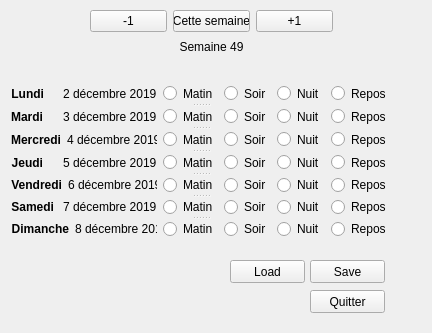
<?xml version="1.0" encoding="UTF-8"?>
<ui version="4.0">
 <class>Form</class>
 <widget class="QWidget" name="Form">
  <property name="geometry">
   <rect>
    <x>0</x>
    <y>0</y>
    <width>432</width>
    <height>333</height>
   </rect>
  </property>
  <property name="windowTitle">
   <string>Form</string>
  </property>
  <property name="layoutDirection">
   <enum>Qt::LeftToRight</enum>
  </property>
  <property name="autoFillBackground">
   <bool>false</bool>
  </property>
  <widget class="QPushButton" name="pushButton_quitter">
   <property name="geometry">
    <rect>
     <x>310</x>
     <y>290</y>
     <width>75</width>
     <height>23</height>
    </rect>
   </property>
   <property name="text">
    <string>Quitter</string>
   </property>
  </widget>
  <widget class="QWidget" name="layoutWidget">
   <property name="geometry">
    <rect>
     <x>90</x>
     <y>10</y>
     <width>243</width>
     <height>46</height>
    </rect>
   </property>
   <layout class="QVBoxLayout" name="verticalLayout">
    <item>
     <layout class="QHBoxLayout" name="horizontalLayout_10">
      <item>
       <widget class="QPushButton" name="pushButton_5">
        <property name="text">
         <string>-1</string>
        </property>
       </widget>
      </item>
      <item>
       <widget class="QPushButton" name="pushButton">
        <property name="text">
         <string>Cette semaine</string>
        </property>
       </widget>
      </item>
      <item>
       <widget class="QPushButton" name="pushButton_4">
        <property name="text">
         <string>+1</string>
        </property>
       </widget>
      </item>
     </layout>
    </item>
    <item>
     <widget class="QLabel" name="label_semaine">
      <property name="text">
       <string>Semaine 49</string>
      </property>
      <property name="alignment">
       <set>Qt::AlignCenter</set>
      </property>
     </widget>
    </item>
   </layout>
  </widget>
  <widget class="QPushButton" name="pushButton_enregistrer">
   <property name="geometry">
    <rect>
     <x>310</x>
     <y>260</y>
     <width>75</width>
     <height>23</height>
    </rect>
   </property>
   <property name="text">
    <string>Save</string>
   </property>
  </widget>
  <widget class="QPushButton" name="pushButton_reset">
   <property name="geometry">
    <rect>
     <x>230</x>
     <y>260</y>
     <width>75</width>
     <height>23</height>
    </rect>
   </property>
   <property name="text">
    <string>Load</string>
   </property>
  </widget>
  <widget class="QSplitter" name="splitter">
   <property name="geometry">
    <rect>
     <x>11</x>
     <y>84</y>
     <width>380</width>
     <height>154</height>
    </rect>
   </property>
   <property name="orientation">
    <enum>Qt::Vertical</enum>
   </property>
   <widget class="QWidget" name="layoutWidget">
    <layout class="QHBoxLayout" name="horizontalLayout">
     <item>
      <widget class="QLabel" name="label">
       <property name="font">
        <font>
         <weight>75</weight>
         <bold>true</bold>
        </font>
       </property>
       <property name="text">
        <string>Lundi</string>
       </property>
       <property name="alignment">
        <set>Qt::AlignRight|Qt::AlignTrailing|Qt::AlignVCenter</set>
       </property>
      </widget>
     </item>
     <item>
      <spacer name="horizontalSpacer">
       <property name="orientation">
        <enum>Qt::Horizontal</enum>
       </property>
       <property name="sizeHint" stdset="0">
        <size>
         <width>18</width>
         <height>20</height>
        </size>
       </property>
      </spacer>
     </item>
     <item>
      <widget class="QLabel" name="label_lundi">
       <property name="text">
        <string>2 décembre 2019</string>
       </property>
      </widget>
     </item>
     <item>
      <widget class="QRadioButton" name="radioButton_lundi_matin">
       <property name="text">
        <string>Matin</string>
       </property>
      </widget>
     </item>
     <item>
      <widget class="QRadioButton" name="radioButton_lundi_soir">
       <property name="text">
        <string>Soir</string>
       </property>
      </widget>
     </item>
     <item>
      <widget class="QRadioButton" name="radioButton_lundi_nuit">
       <property name="text">
        <string>Nuit</string>
       </property>
      </widget>
     </item>
     <item>
      <widget class="QRadioButton" name="radioButton_lundi_repos">
       <property name="text">
        <string>Repos</string>
       </property>
      </widget>
     </item>
    </layout>
   </widget>
   <widget class="QWidget" name="layoutWidget">
    <layout class="QHBoxLayout" name="horizontalLayout_8">
     <item>
      <widget class="QLabel" name="label_7">
       <property name="font">
        <font>
         <weight>75</weight>
         <bold>true</bold>
        </font>
       </property>
       <property name="text">
        <string>Mardi</string>
       </property>
       <property name="alignment">
        <set>Qt::AlignRight|Qt::AlignTrailing|Qt::AlignVCenter</set>
       </property>
      </widget>
     </item>
     <item>
      <spacer name="horizontalSpacer_7">
       <property name="orientation">
        <enum>Qt::Horizontal</enum>
       </property>
       <property name="sizeHint" stdset="0">
        <size>
         <width>18</width>
         <height>20</height>
        </size>
       </property>
      </spacer>
     </item>
     <item>
      <widget class="QLabel" name="label_mardi">
       <property name="text">
        <string>3 décembre 2019</string>
       </property>
      </widget>
     </item>
     <item>
      <widget class="QRadioButton" name="radioButton_mardi_matin">
       <property name="text">
        <string>Matin</string>
       </property>
      </widget>
     </item>
     <item>
      <widget class="QRadioButton" name="radioButton_mardi_soir">
       <property name="text">
        <string>Soir</string>
       </property>
      </widget>
     </item>
     <item>
      <widget class="QRadioButton" name="radioButton_mardi_nuit">
       <property name="text">
        <string>Nuit</string>
       </property>
      </widget>
     </item>
     <item>
      <widget class="QRadioButton" name="radioButton_mardi_repos">
       <property name="text">
        <string>Repos</string>
       </property>
      </widget>
     </item>
    </layout>
   </widget>
   <widget class="QWidget" name="layoutWidget">
    <layout class="QHBoxLayout" name="horizontalLayout_6">
     <item>
      <widget class="QLabel" name="label_3">
       <property name="font">
        <font>
         <weight>75</weight>
         <bold>true</bold>
        </font>
       </property>
       <property name="text">
        <string>Mercredi</string>
       </property>
       <property name="alignment">
        <set>Qt::AlignRight|Qt::AlignTrailing|Qt::AlignVCenter</set>
       </property>
      </widget>
     </item>
     <item>
      <spacer name="horizontalSpacer_3">
       <property name="orientation">
        <enum>Qt::Horizontal</enum>
       </property>
       <property name="sizeHint" stdset="0">
        <size>
         <width>18</width>
         <height>20</height>
        </size>
       </property>
      </spacer>
     </item>
     <item>
      <widget class="QLabel" name="label_mercredi">
       <property name="text">
        <string>4 décembre 2019</string>
       </property>
      </widget>
     </item>
     <item>
      <widget class="QRadioButton" name="radioButton_mercredi_matin">
       <property name="text">
        <string>Matin</string>
       </property>
      </widget>
     </item>
     <item>
      <widget class="QRadioButton" name="radioButton_mercredi_soir">
       <property name="text">
        <string>Soir</string>
       </property>
      </widget>
     </item>
     <item>
      <widget class="QRadioButton" name="radioButton_mercredi_nuit">
       <property name="text">
        <string>Nuit</string>
       </property>
      </widget>
     </item>
     <item>
      <widget class="QRadioButton" name="radioButton_mercredi_repos">
       <property name="text">
        <string>Repos</string>
       </property>
      </widget>
     </item>
    </layout>
   </widget>
   <widget class="QWidget" name="layoutWidget">
    <layout class="QHBoxLayout" name="horizontalLayout_9">
     <item>
      <widget class="QLabel" name="label_9">
       <property name="font">
        <font>
         <weight>75</weight>
         <bold>true</bold>
        </font>
       </property>
       <property name="text">
        <string>Jeudi</string>
       </property>
       <property name="alignment">
        <set>Qt::AlignRight|Qt::AlignTrailing|Qt::AlignVCenter</set>
       </property>
      </widget>
     </item>
     <item>
      <spacer name="horizontalSpacer_9">
       <property name="orientation">
        <enum>Qt::Horizontal</enum>
       </property>
       <property name="sizeHint" stdset="0">
        <size>
         <width>18</width>
         <height>20</height>
        </size>
       </property>
      </spacer>
     </item>
     <item>
      <widget class="QLabel" name="label_jeudi">
       <property name="text">
        <string>5 décembre 2019</string>
       </property>
      </widget>
     </item>
     <item>
      <widget class="QRadioButton" name="radioButton_jeudi_matin">
       <property name="text">
        <string>Matin</string>
       </property>
      </widget>
     </item>
     <item>
      <widget class="QRadioButton" name="radioButton_jeudi_soir">
       <property name="text">
        <string>Soir</string>
       </property>
      </widget>
     </item>
     <item>
      <widget class="QRadioButton" name="radioButton_jeudi_nuit">
       <property name="text">
        <string>Nuit</string>
       </property>
      </widget>
     </item>
     <item>
      <widget class="QRadioButton" name="radioButton_jeudi_repos">
       <property name="text">
        <string>Repos</string>
       </property>
      </widget>
     </item>
    </layout>
   </widget>
   <widget class="QWidget" name="layoutWidget">
    <layout class="QHBoxLayout" name="horizontalLayout_7">
     <item>
      <widget class="QLabel" name="label_5">
       <property name="font">
        <font>
         <weight>75</weight>
         <bold>true</bold>
        </font>
       </property>
       <property name="text">
        <string>Vendredi</string>
       </property>
       <property name="alignment">
        <set>Qt::AlignRight|Qt::AlignTrailing|Qt::AlignVCenter</set>
       </property>
      </widget>
     </item>
     <item>
      <spacer name="horizontalSpacer_5">
       <property name="orientation">
        <enum>Qt::Horizontal</enum>
       </property>
       <property name="sizeHint" stdset="0">
        <size>
         <width>18</width>
         <height>20</height>
        </size>
       </property>
      </spacer>
     </item>
     <item>
      <widget class="QLabel" name="label_vendredi">
       <property name="text">
        <string>6 décembre 2019</string>
       </property>
      </widget>
     </item>
     <item>
      <widget class="QRadioButton" name="radioButton_vendredi_matin">
       <property name="text">
        <string>Matin</string>
       </property>
      </widget>
     </item>
     <item>
      <widget class="QRadioButton" name="radioButton_vendredi_soir">
       <property name="text">
        <string>Soir</string>
       </property>
      </widget>
     </item>
     <item>
      <widget class="QRadioButton" name="radioButton_vendredi_nuit">
       <property name="text">
        <string>Nuit</string>
       </property>
      </widget>
     </item>
     <item>
      <widget class="QRadioButton" name="radioButton_vendredi_repos">
       <property name="text">
        <string>Repos</string>
       </property>
      </widget>
     </item>
    </layout>
   </widget>
   <widget class="QWidget" name="layoutWidget">
    <layout class="QHBoxLayout" name="horizontalLayout_11">
     <item>
      <widget class="QLabel" name="label_6">
       <property name="font">
        <font>
         <weight>75</weight>
         <bold>true</bold>
        </font>
       </property>
       <property name="text">
        <string>Samedi</string>
       </property>
       <property name="alignment">
        <set>Qt::AlignRight|Qt::AlignTrailing|Qt::AlignVCenter</set>
       </property>
      </widget>
     </item>
     <item>
      <spacer name="horizontalSpacer_6">
       <property name="orientation">
        <enum>Qt::Horizontal</enum>
       </property>
       <property name="sizeHint" stdset="0">
        <size>
         <width>18</width>
         <height>20</height>
        </size>
       </property>
      </spacer>
     </item>
     <item>
      <widget class="QLabel" name="label_samedi">
       <property name="text">
        <string>7 décembre 2019</string>
       </property>
      </widget>
     </item>
     <item>
      <widget class="QRadioButton" name="radioButton_samedi_matin">
       <property name="text">
        <string>Matin</string>
       </property>
      </widget>
     </item>
     <item>
      <widget class="QRadioButton" name="radioButton_samedi_soir">
       <property name="text">
        <string>Soir</string>
       </property>
      </widget>
     </item>
     <item>
      <widget class="QRadioButton" name="radioButton_samedi_nuit">
       <property name="text">
        <string>Nuit</string>
       </property>
      </widget>
     </item>
     <item>
      <widget class="QRadioButton" name="radioButton_samedi_repos">
       <property name="text">
        <string>Repos</string>
       </property>
      </widget>
     </item>
    </layout>
   </widget>
   <widget class="QWidget" name="layoutWidget">
    <layout class="QHBoxLayout" name="horizontalLayout_12">
     <item>
      <widget class="QLabel" name="label_8">
       <property name="font">
        <font>
         <weight>75</weight>
         <bold>true</bold>
        </font>
       </property>
       <property name="text">
        <string>Dimanche</string>
       </property>
       <property name="alignment">
        <set>Qt::AlignRight|Qt::AlignTrailing|Qt::AlignVCenter</set>
       </property>
      </widget>
     </item>
     <item>
      <spacer name="horizontalSpacer_8">
       <property name="orientation">
        <enum>Qt::Horizontal</enum>
       </property>
       <property name="sizeHint" stdset="0">
        <size>
         <width>18</width>
         <height>20</height>
        </size>
       </property>
      </spacer>
     </item>
     <item>
      <widget class="QLabel" name="label_dimanche">
       <property name="text">
        <string>8 décembre 2019</string>
       </property>
      </widget>
     </item>
     <item>
      <widget class="QRadioButton" name="radioButton_dimanche_matin">
       <property name="text">
        <string>Matin</string>
       </property>
      </widget>
     </item>
     <item>
      <widget class="QRadioButton" name="radioButton_dimanche_soir">
       <property name="text">
        <string>Soir</string>
       </property>
      </widget>
     </item>
     <item>
      <widget class="QRadioButton" name="radioButton_dimanche_nuit">
       <property name="text">
        <string>Nuit</string>
       </property>
      </widget>
     </item>
     <item>
      <widget class="QRadioButton" name="radioButton_dimanche_repos">
       <property name="text">
        <string>Repos</string>
       </property>
      </widget>
     </item>
    </layout>
   </widget>
  </widget>
 </widget>
 <resources/>
 <connections/>
</ui>
